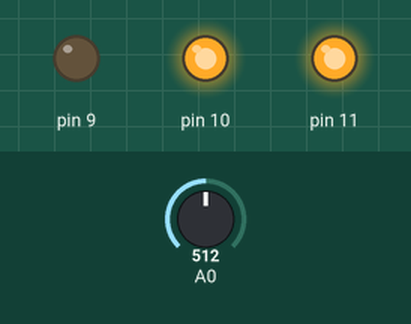
This sketch was run on a simulated Arduino Uno, built with avr-gcc and run on an emulated ATmega328P. On the bench: output pins drawn as LEDs (lit = HIGH). The test bench sets the inputs (shaded band); at power-on: A0 = 512. What the sketch prints to the serial monitor is not drawn.

Above: at 2.7 s.
2.8 s: A0 set to 531
At 3.9 s:
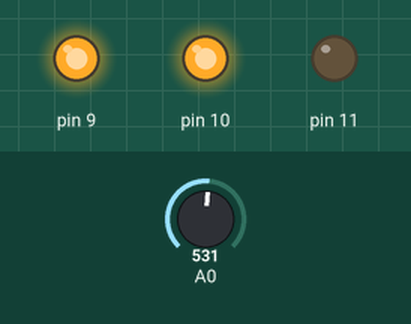
4.6 s: A0 set to 511
At 5.1 s:
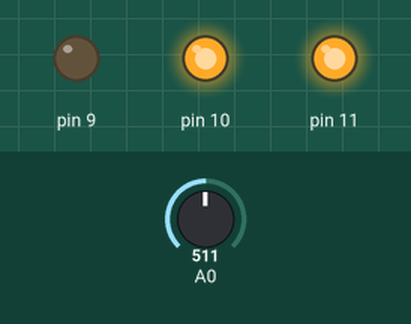
6.2 s: A0 set to 716
At 7.6 s:
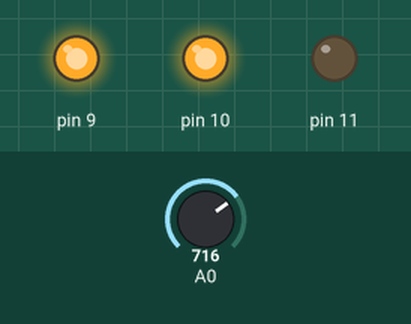
Timing chart, 0 to 9.2 s (numbered marks = the images above; inputs shaded):
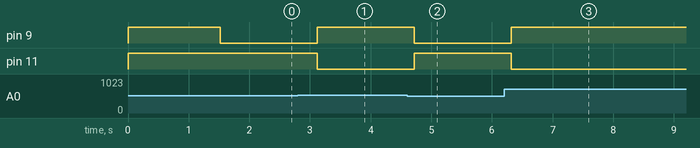

Measured:
- the behaviour switches between 519 and 520 on A0 (found by bisection; images 0 and 1)
- after the input at 2.8 s, pin 9: LOW → HIGH after 0.32 s; pin 11: HIGH → LOW after 0.32 s
- after the input at 4.6 s, pin 9: HIGH → LOW after 0.12 s; pin 11: LOW → HIGH after 0.12 s
- after the input at 6.2 s, pin 9: LOW → HIGH after 0.12 s; pin 11: HIGH → LOW after 0.12 s

The sketch:

PersonDetector.ino
```cpp
#include <LED.h>
#include <Printf.h>
#include <PersonDetector.h>

int SpotlightArray[] = {11, 10, 9};
byte red[] = {0, 255, 255};
byte green[] = {255, 0, 255};
byte blue[] = {255, 255, 0};
byte off[] = {255, 255, 255};

boolean isPerson = false;
boolean wasPerson = false;
byte *newColor = blue;
byte *lastColor = blue;

LED Spotlight(SpotlightArray);
PersonDetector detector(0);  //You have to pass an int. For now we pass in 0 and do nothing.

void setup()
{
  Serial.begin(9600);
  Spotlight.set_Color(SpotlightArray, green);
  detector.calibrate(30);
  Spotlight.set_Color(SpotlightArray, off);
}

void loop()
{
   isPerson = detector.isPersonPresent();


   // keyboard testing code
  /*
   if (Serial.available() > 0) {
    // read the oldest byte in the serial buffer:
    byte incomingByte = Serial.read();
    // if it's a capital H (ASCII 72), turn on the LED:
    if (incomingByte == 'a') {
      isPerson = true;
    }
    // if it's an L (ASCII 76) turn off the LED:
    if (incomingByte == 'b') {
      isPerson = false;
    }
  }
  */

   if(isPerson && !wasPerson) {
      newColor = red;
      Spotlight.set_Color(SpotlightArray, newColor);
      lastColor = newColor;
      wasPerson = true;
   }
   else if (!isPerson && wasPerson) {
      newColor = blue;
      Spotlight.set_Color(SpotlightArray, newColor);
      lastColor = newColor;
      wasPerson = false;
   }
   else {
     // Do nothing
     Spotlight.set_Color(SpotlightArray, lastColor);
   }

   delay(400);
}
```
